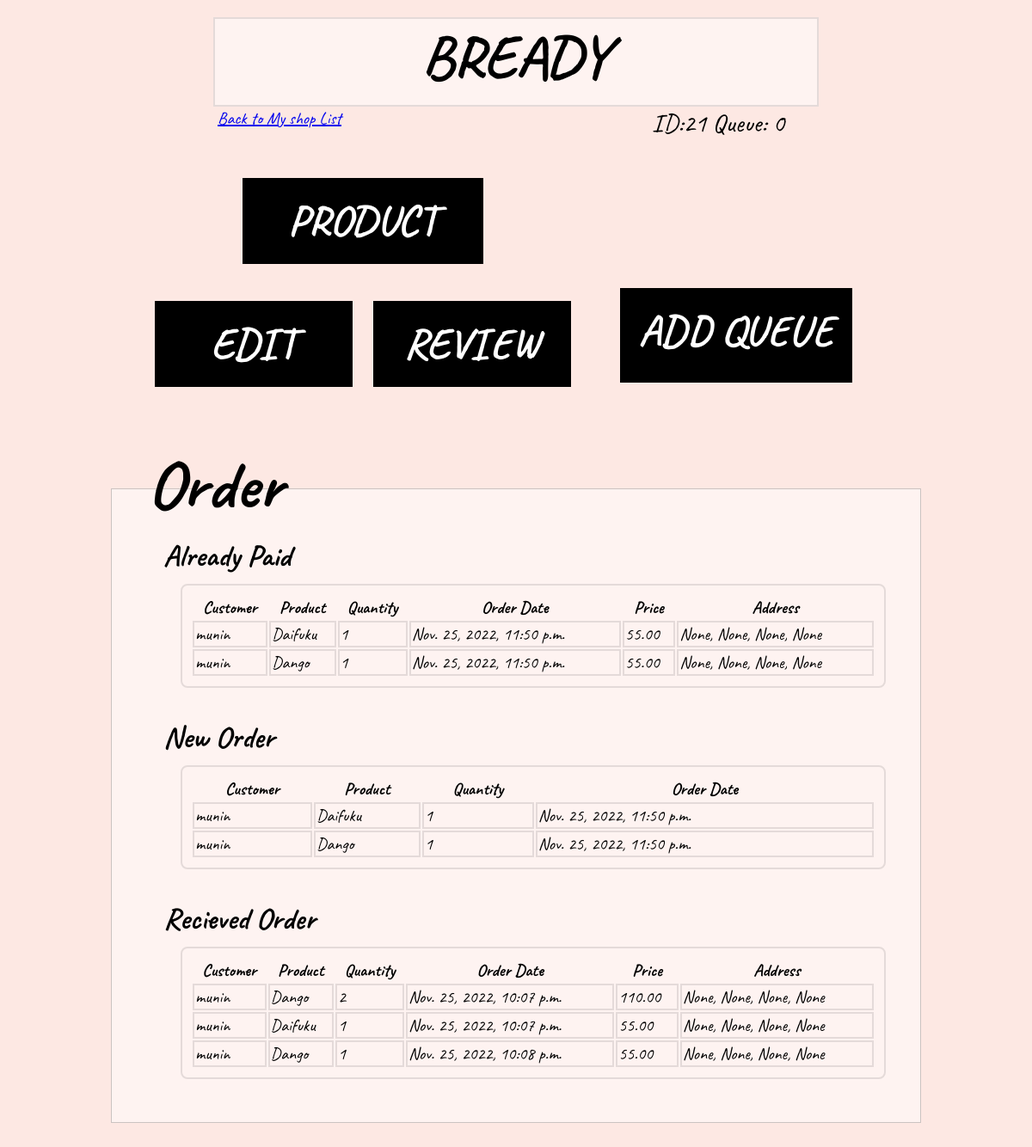
Page /myshop/shop/21/ on the earlier database version.
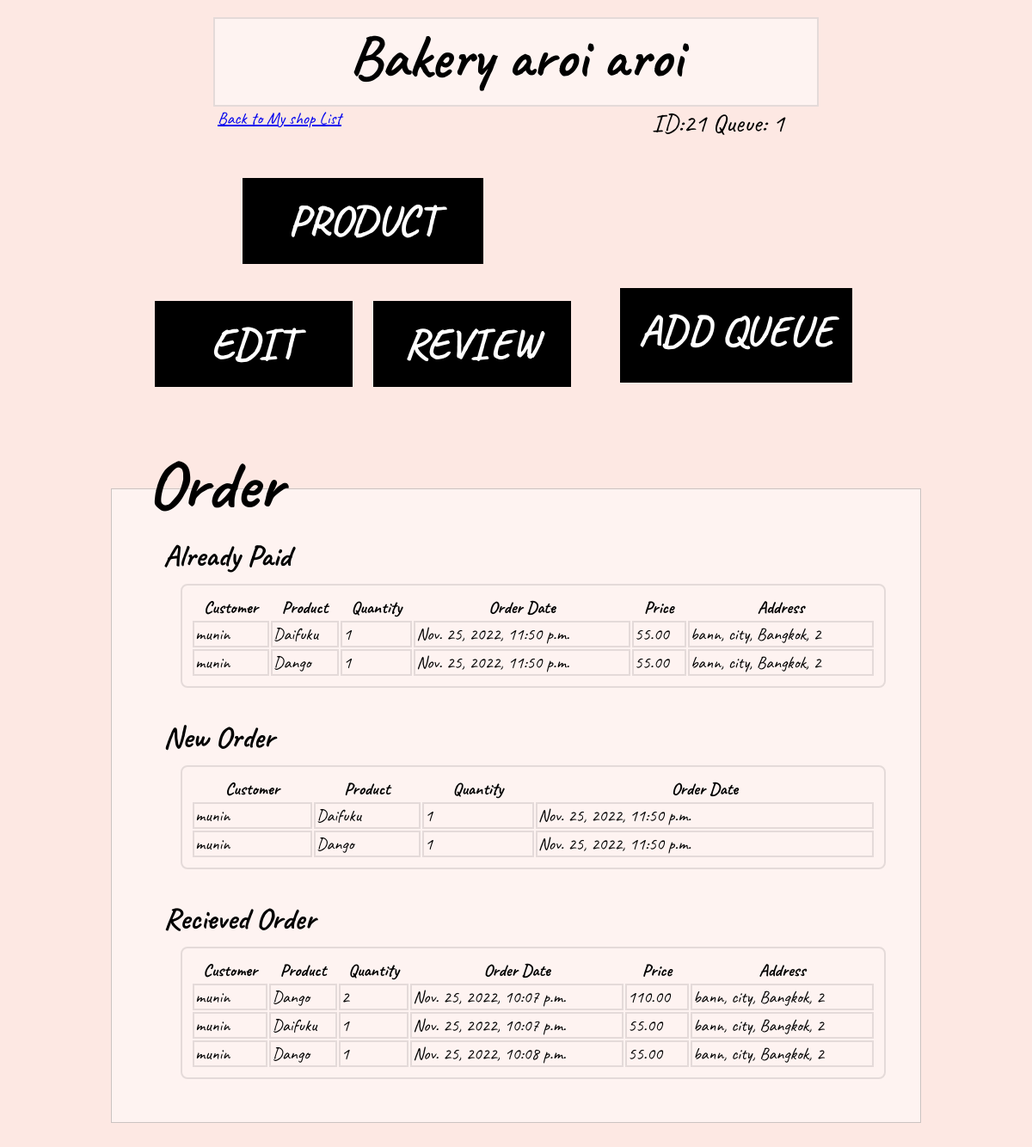
Same page on the later database version.
### myshop/models.py (models this page shows, shortened)
class shop_detail(models.Model):
    seller_id = models.ForeignKey(seller_detail, on_delete=models.CASCADE, related_name = "shop", null=True)
    name = models.CharField(max_length=64)
    category = models.CharField(max_length=10, null=True)
    in_interact = models.CharField(max_length=100, null=True)
    ex_interact = models.CharField(max_length=64, null=True)
    shop_im = models.ImageField(upload_to='images/', default = "images/cartoon-style-cafe-front-shop-view_134830-697.webp")
    payment = models.CharField(max_length=100, null=True)

class MyOrder(models.Model):
    customer = models.ForeignKey(Profile, on_delete=models.CASCADE, null=True , related_name="order")
    shop = models.ForeignKey(shop_detail, on_delete=models.CASCADE, null=True , related_name="myorder")
    prod = models.ForeignKey(product, on_delete=models.CASCADE, null=True , related_name="ordered")
    count = models.IntegerField(default = 1)
    confirmpay = models.CharField(default = "not pay yet.", max_length=64)
    confirmrecieved = models.CharField(default = "not recieve yet.", max_length=64)
    date = models.DateTimeField(default=timezone.now, editable=False, blank=True)
    def price(self):
        return self.prod.price * self.count

class product(models.Model):
    shop = models.ForeignKey(shop_detail, on_delete=models.CASCADE, related_name = "prod", null=True)
    product_name = models.CharField(max_length=64)
    price = models.DecimalField(null=True, decimal_places=2, max_digits=8)
    product_im = models.ImageField(upload_to='images/')
    count = models.IntegerField(null=True)
    def __str__(self):
        return f"{self.product_name}"

### customer/models.py (models this page shows)
class Profile(models.Model):
    customer = models.ForeignKey(User, related_name="profile", on_delete=models.CASCADE, unique=True)
    address = models.CharField(max_length=150, null=True, blank=True)
    city = models.CharField(max_length=40, null=True, blank=True)
    state = models.CharField(max_length=40, null=True, blank=True)
    zip = models.IntegerField(null=True, blank=True)
    phone = models.CharField(max_length=20,null=True, blank=True)
    def __str__(self):
        return f"{self.customer}"

### myshop/views.py (the view)
# urls.py: path('shop/<int:shop_id>/', views.shop, name='myshop'),
def shop(request, shop_id):
    s = shop_detail.objects.get(pk=shop_id)
    user = User.objects.get(username=s.seller_id)
    seller = seller_detail.objects.get(sname = user)
    order = od.objects.filter(shop = s)
    queue = s.addqueue.filter()
    if not queue.exists():
        queue = 'none'
    else:
        queue = (s.addqueue.get()).round_queue
    return render(request, "myshop/shop.html", {"shop" : s, "seller":seller.id, "order":order, "queue":queue,})

### seller/models.py (called while the page is built)
    def __str__(self):
        return f"{self.sname}"

### myshop/templates/myshop/shop.html (shortened to what this page needs)
{% extends "myshop/layout_shop.html" %}
{% block body%}
<div>
    <a href= "{% url 'myshop_index' seller %}" class="backtolist"><u>Back to My shop List</u></a>
    <h1>{{ shop.name }}</h1>
    <p>ID:{{ shop.id }} Queue: {{ queue }}</p>
    <table>
        <tr>
            <th width="60%" ID="firstcell"><div class="myproductpic"><a href="{% url 'product' shop.id %}"><div class="invibox4">PRODUCT</div></a></div><br><br>
                <table><tr>
                    <th><div class="editpic"><a href="{% url 'edit' shop.id%}"><div class="invibox2">EDIT</div></a></div></th>
                    <th><div class="myreviewpic"><a href="{% url 'myreview' shop.id%}"><div class="invibox3">REVIEW</div></a></th>
                </tr>
                </table>
            </th>
            <th class="myshoppic"><a href="#"><a href="{% url 'queue' shop.id %}"><div class="invibox">ADD QUEUE</div></a></th>
        </tr>
    </table>
    <h2>Order</h2>
    <div class="orderbox">
        <ul class="orderlist">
            <h3>Already Paid</h3>
            <table class="tableorder">
                <tr>
                    <th>Customer</th>
                    <th>Product</th>
                    <th>Quantity</th>
                    <th>Order Date</th>
                    <th>Price</th>
                    <th>Address</th>
                </tr>
                {% for o in order %}
                    {% if o.confirmpay != "paid" %}
                        <tr>
                            <td>{{ o.customer }}</td>
                            <td>{{ o.prod }}</td>
                            <td>{{ o.count }}</td>
                            <td>{{o.date}}</td>
                            <td>{{ o.price }}</td>
                            <td>{{ o.customer.address }}, {{ o.customer.city }}, {{ o.customer.state }}, {{ o.customer.zip }}</td>
                        </tr>
                    {% endif %}
                    {% empty %}
                <li>No order.</li>
                {% endfor %}
            </table>
            <h3>New Order</h3>
                <table class="tableorder">
                        <tr>
                            <th>Customer</th>
                            <th>Product</th>
                            <th>Quantity</th>
                            <th>Order Date</th>
                        </tr>
                    {% for o in order %}
                    {% if o.confirmpay != "paid" %}
                        <tr>
                            <td>{{ o.customer }}</td>
                            <td>{{ o.prod }}</td>
                            <td>{{ o.count }}</td>
                            <td>{{o.date}}</td>
                        </tr>
                    {% endif %}
                    {% endfor %}
                </table>
            <h3>Recieved Order</h3>
                <table class="tableorder">
                    <tr>
                        <th>Customer</th>
                        <th>Product</th>
                        <th>Quantity</th>
                        <th>Order Date</th>
                        <th>Price</th>
                        <th>Address</th>
                    </tr>
                    {% for o in order %}
                        {% if o.confirmrecieved == "recieved" %}
                            <tr>
                                <td>{{ o.customer }}</td>
                                <td>{{ o.prod }}</td>
                                <td>{{ o.count }}</td>
                                <td>{{o.date}}</td>
                                <td>{{ o.price }}</td>
                                <td>{{ o.customer.address }}, {{ o.customer.city }}, {{ o.customer.state }}, {{ o.customer.zip }}</td>
                            </tr>
                        {% endif %}
                    {% endfor %}
                </table>
        </ul> </div>
    </div>
    <br><br>
{% endblock %}

Differences in the rows shown:
changed shop_detail id 21: name "BREADY" → "Bakery aroi aroi"
changed through a linked row, MyOrder (number 1 of 5 on the later page): customer.address "None" → "bann"; customer.city "None" → "city"; customer.state "None" → "Bangkok"; customer.zip "None" → "2"
changed through a linked row, MyOrder (number 2 of 5 on the later page): customer.address "None" → "bann"; customer.city "None" → "city"; customer.state "None" → "Bangkok"; customer.zip "None" → "2"
changed through a linked row, MyOrder (number 3 of 5 on the later page): customer.address "None" → "bann"; customer.city "None" → "city"; customer.state "None" → "Bangkok"; customer.zip "None" → "2"
changed through a linked row, MyOrder (number 4 of 5 on the later page): customer.address "None" → "bann"; customer.city "None" → "city"; customer.state "None" → "Bangkok"; customer.zip "None" → "2"
changed through a linked row, MyOrder "Nov. 25, 2022, 10:08 p.m.": customer.address "None" → "bann"; customer.city "None" → "city"; customer.state "None" → "Bangkok"; customer.zip "None" → "2"
Other differences:
{{ queue }}: "0" → "1"
